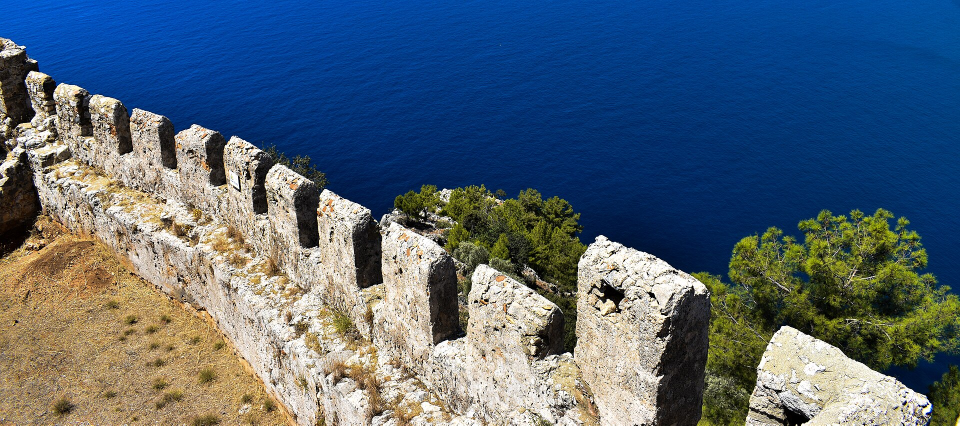
#> input picture episodes/alanya-adam-atacagi/img/kaynak_arka.jpg, 1920 x 851 px, given in place of skill_src.jpg, which was not available (shown at 1/2 size)
$ python gorsel.py
#> lines starting #> are read from the running program, lines starting #| are printed output that depends on the picture
"""en-palomares-fisherman görselleri:  python episodes/en-palomares-fisherman/gorsel.py
arka.jpg   : USS Skill (MSO-471), Şubat 1966, İspanya açıkları (US Navy film kare 428-NPC-36556, PD) -> kare kırpım 898x898 -> 1080, renk/blur
ev_1.jpg   : Águilas balıkçı limanı 1961 (Univ. Zaragoza kütüphanesi, CC BY-SA 2.0), 2:1 kırpım -> 1080x540
ev_2.jpg   : kurtarılan Mk 28 bombası ("Robert") USS Petrel güvertesinde, 1966 (U.S. Navy image, PD-USGov-Military-Navy), 617x461 -> 1080x807 (1,75x büyütme, hafif keskinleştirme)
"""
from pathlib import Path
from PIL import Image, ImageEnhance, ImageFilter

HERE = Path(__file__).resolve().parent
S = HERE / "img" / "src"
O = HERE / "img"


def kaydet(im, ad):
    im.convert("RGB").save(O / ad, quality=93)


# arka plan
a = Image.open(S / "skill_src.jpg").convert("RGB")
#> a is the input picture: PIL image 1920x851 RGB; mean R, G, B 83.6, 101, 116.8
a = a.crop((120, 0, 120 + a.height, a.height)).resize((1080, 1080), Image.LANCZOS)
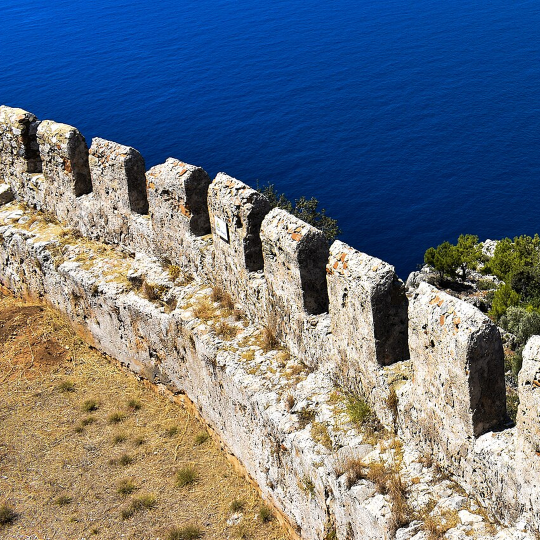
#> a: PIL image 1080x1080 RGB (shown at 1/2 size); mean R, G, B 108.8, 118.2, 129.7
a = ImageEnhance.Color(a).enhance(0.85)
a = ImageEnhance.Brightness(a).enhance(1.0)
kaydet(a, "arka.jpg")

# kanıt 1
e = Image.open(S / "aguilas_1961_src.jpg").convert("RGB")
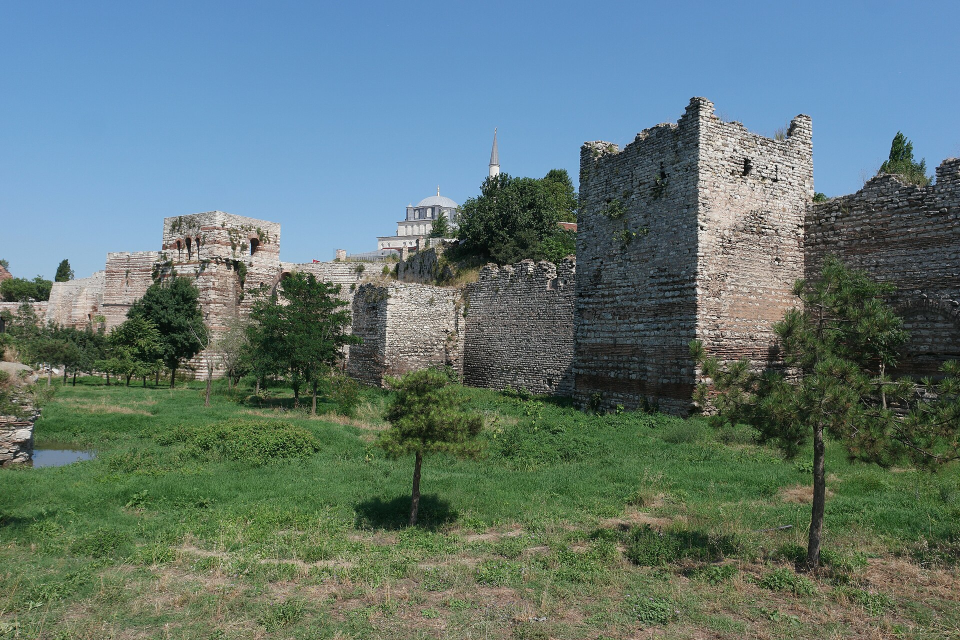
#> input picture episodes/anemas-zindani-1376/img/kaynak_arka.jpg, 1920 x 1280 px, given in place of aguilas_1961_src.jpg, which was not available (shown at 1/2 size)
#> e is the input picture: PIL image 1920x1280 RGB; mean R, G, B 97, 118.4, 115.8
w, h = e.size
#> w = 1920; h = 1280
nw = round(h * 2.0)
#> nw = 2560
e = e.crop((w - nw, 0, w, h))
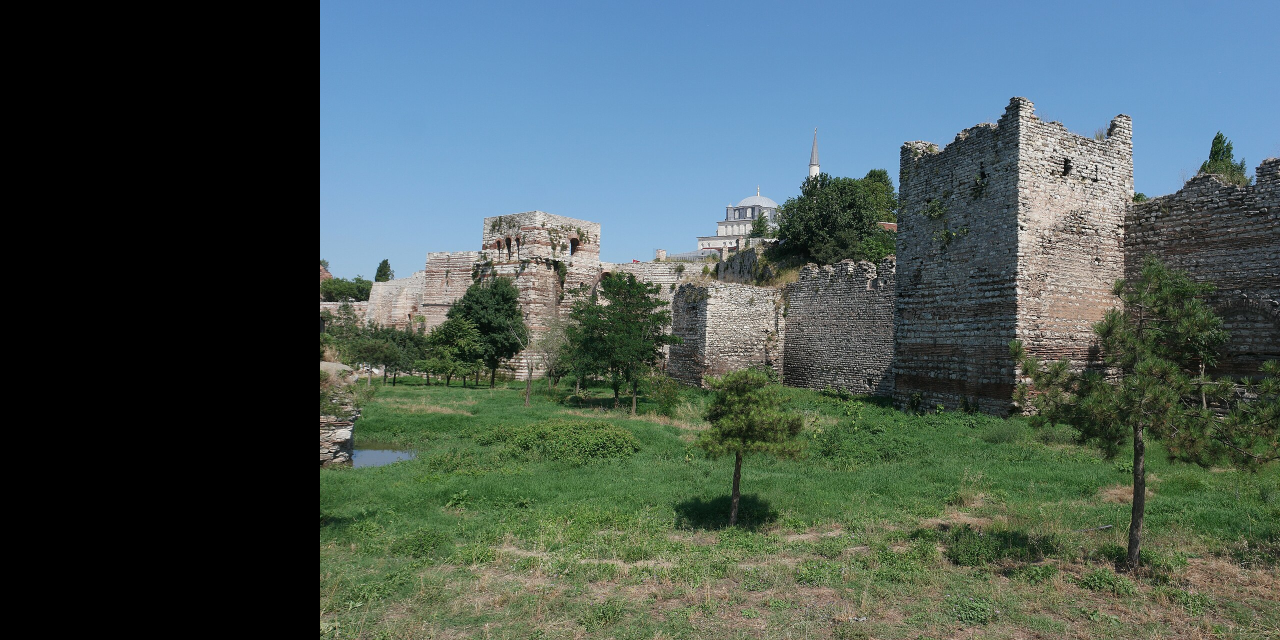
#> e: PIL image 2560x1280 RGB (shown at 1/2 size); mean R, G, B 72.7, 88.8, 86.9
e = e.resize((1080, round(1080 * e.height / e.width)), Image.LANCZOS)
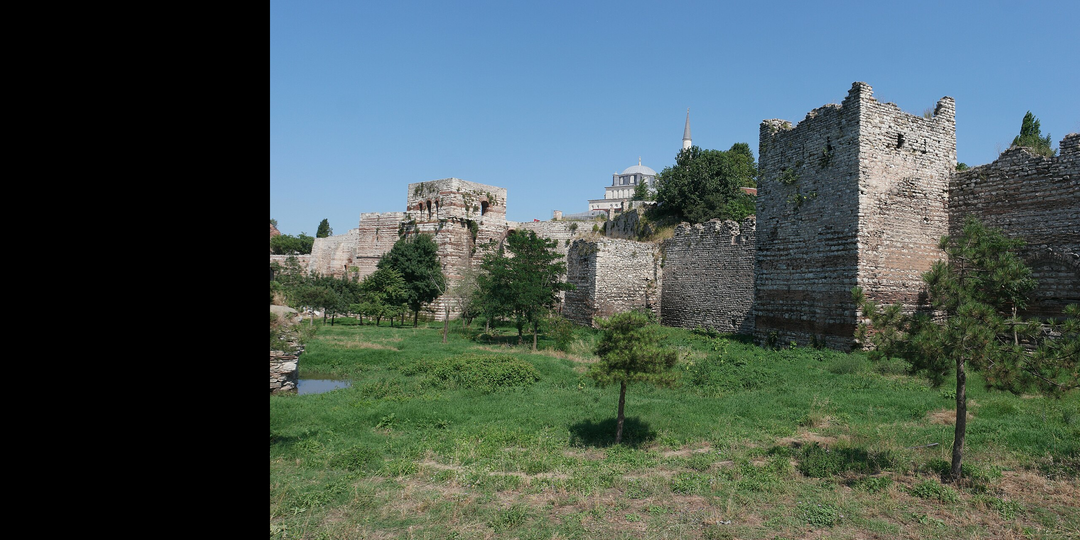
#> e: PIL image 1080x540 RGB; mean R, G, B 72.8, 88.8, 86.9
kaydet(e, "ev_1.jpg")

# kanıt 2
b = Image.open(S / "mk28_petrel_src.jpg").convert("RGB")
b = b.resize((1080, round(1080 * b.height / b.width)), Image.LANCZOS).filter(ImageFilter.UnsharpMask(1.6, 60, 2))
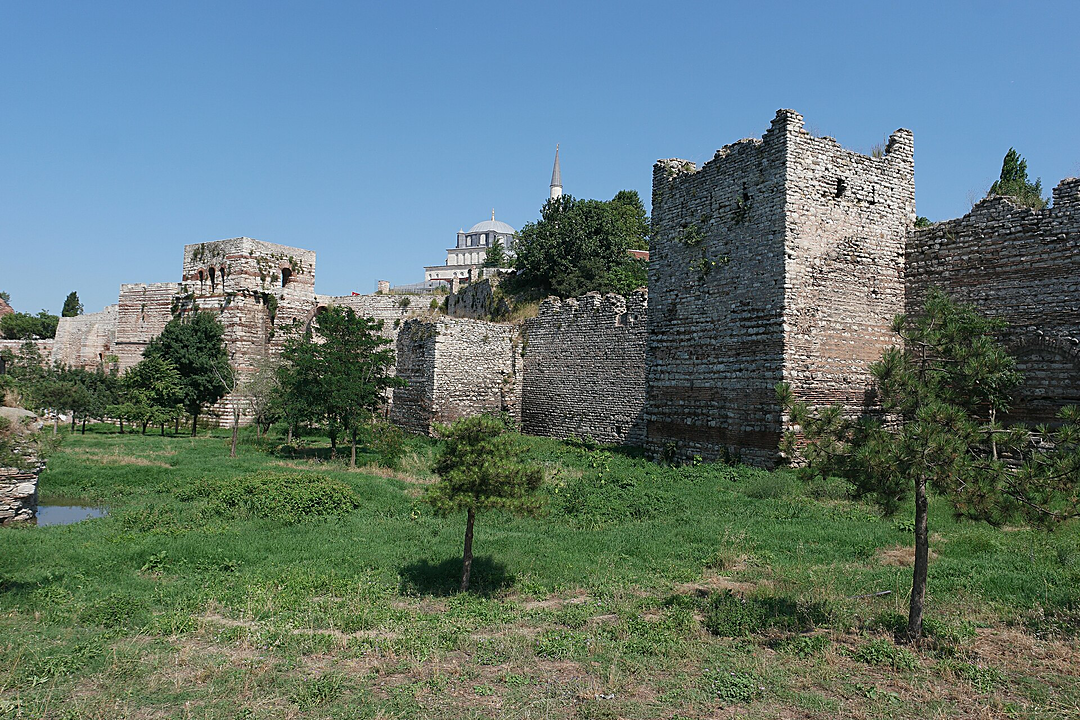
#> b: PIL image 1080x720 RGB; mean R, G, B 97.1, 118.5, 116
kaydet(b, "ev_2.jpg")
for n in ["arka", "ev_1", "ev_2"]:
    print(n, Image.open(O / f"{n}.jpg").size)
